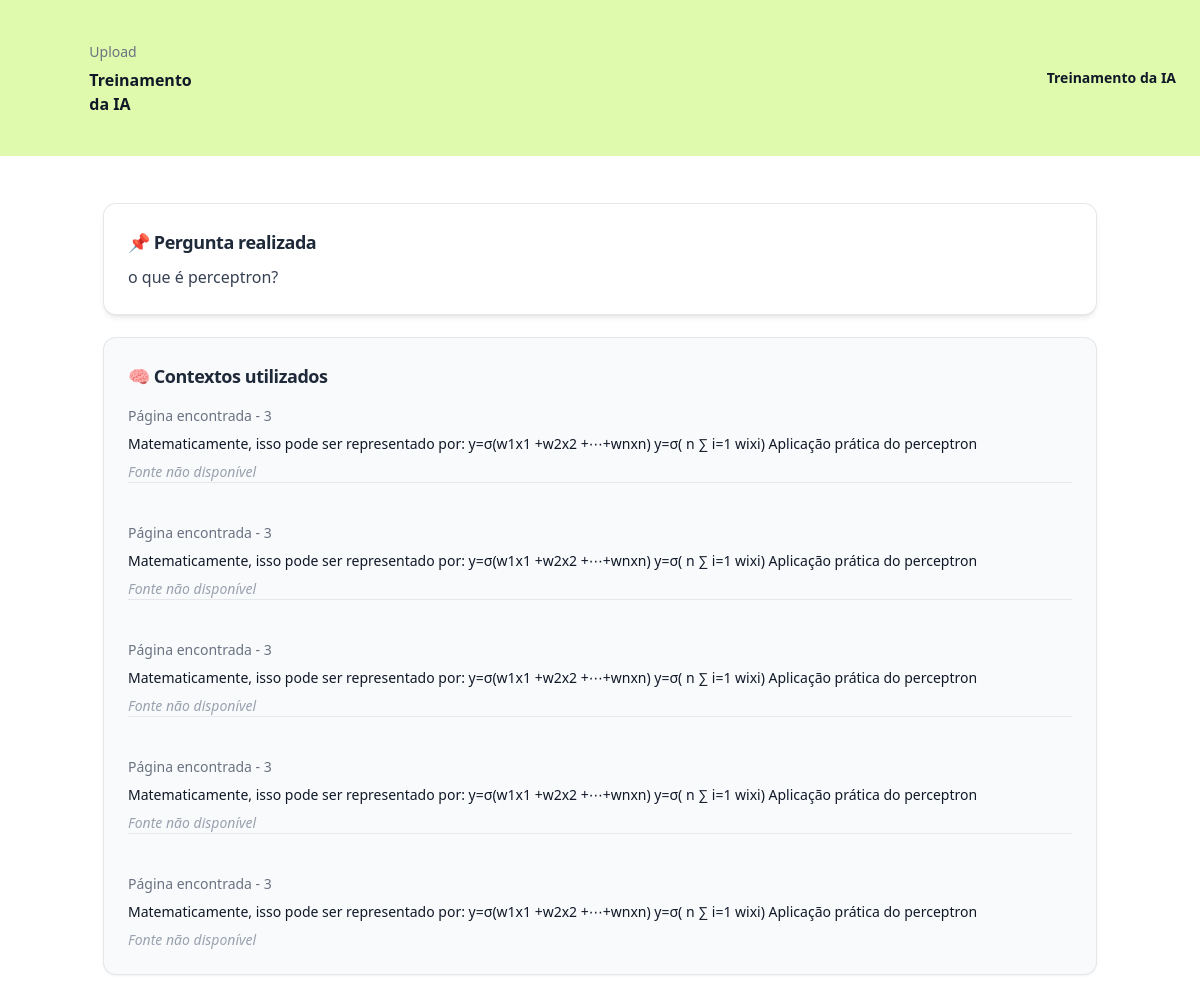
Screenshot of /oraculo/ver_fontes/7 with the database file from the repository.
### oraculo/models.py (models this page shows, shortened)
class Pergunta(models.Model):
    data_treinamento = models.ManyToManyField(DataTreinamento)
    pergunta = models.TextField()

class DataTreinamento(models.Model):
    metadata = models.JSONField(null=True, blank=True)
    texto = models.TextField()

### oraculo/views.py (the view)
# urls.py: path("ver_fontes/<int:id>", views.ver_fontes, name="ver_fontes"),
def ver_fontes(request, id):
    pergunta = Pergunta.objects.get(id=id)
    for i in pergunta.data_treinamento.all():
        print(i.metadata)
        print(i.texto)
        print("---")
    print(pergunta.pergunta)
    return render(request, "ver_fontes.html", {"pergunta": pergunta})

### oraculo/templates/ver_fontes.html (shortened to what this page needs)
{% extends "base.html" %}
{% load static %}
{% load permission_tags %}
{% block 'conteudo' %}
    <main>
        <header class="relative isolate bg-lime-200/80">
            <div class="mx-auto max-w-7xl py-10 sm:px-6">
                <div class="mx-auto flex max-w-2xl items-center justify-between gap-x-8 lg:mx-0 lg:max-w-none">
                    <div class="flex items-center gap-x-6">
                        <h1>
                            <div class="text-sm/6 text-gray-500">Upload</div>
                            <div class="mt-1 text-base font-semibold text-gray-900">Treinamento da IA</div>
                        </h1>
                    </div>
                    <div class="flex items-center gap-x-4 sm:gap-x-6">
                        <a href="{% url 'treinar_ia' %}"
                           type="button"
                           class="hidden text-sm/6 font-semibold text-gray-900 sm:block">Treinamento da IA</a>
                    </div>
                </div>
            </div>
        </header>
        <div class="px-4 md:px-0 mt-6">
           <div class="max-w-5xl mx-auto px-4 py-6 space-y-6">
                <div class="bg-white rounded-xl shadow-md ring-1 ring-gray-200 p-6">
                    <h2 class="text-lg font-semibold text-gray-800 mb-2 tracking-tight">📌 Pergunta realizada</h2>
                    <p class="text-gray-700 text-base leading-relaxed">
                        {{ pergunta.pergunta }}
                    </p>
                </div>
                <div class="bg-gray-50 rounded-xl shadow-sm ring-1 ring-gray-200 p-6">
                    <h2 class="text-lg font-semibold text-gray-800 mb-4 tracking-tight">🧠 Contextos utilizados</h2>
                    <div class="divide-y divide-gray-200 space-y-6">
                        {% for contexto in pergunta.data_treinamento.all %}
                            <div class="pt-4 first:pt-0">
                                {% if contexto.metadata.source %}
                                    <div class="mb-2 text-sm text-gray-500 font-medium flex items-center gap-2">
                                        Página encontrada - {{ contexto.metadata.page }}
                                    </div>
                                {% endif %}
                                <div class="text-gray-900 text-sm">
                                    {{ contexto.texto }}
                                </div>
                                {% if contexto.metadata.arquivo %}
                                    <div class="mt-3">
                                        <a href="{{ contexto.metadata.arquivo }}" target="_blank"
                                        class="inline-flex items-center gap-2 text-sm font-medium text-blue-600 hover:text-blue-800 transition">
                                            Acessar arquivo
                                        </a>
                                    </div>
                                {% else %}
                                    <p class="mt-2 text-sm text-gray-400 italic">Fonte não disponível</p>
                                {% endif %}
                            </div>
                        {% empty %}
                            <p class="text-gray-500 text-sm">Nenhum contexto relacionado a esta pergunta.</p>
                        {% endfor %}
                    </div>
                </div>
            </div>
        </div>
    </main>
{% endblock 'conteudo' %}

### rows the page displays
Pergunta: pergunta "o que é perceptron?"
DataTreinamento: metadata.page "3", texto "Matematicamente, isso pode ser representado por: y=σ(w1x1 +w2x2 +⋯+wnxn) y=σ( n ∑ i=1 wixi) Aplicação prática do perceptron", shows "Fonte não disponível"
DataTreinamento: metadata.page "3", texto "Matematicamente, isso pode ser representado por: y=σ(w1x1 +w2x2 +⋯+wnxn) y=σ( n ∑ i=1 wixi) Aplicação prática do perceptron", shows "Fonte não disponível"
DataTreinamento: metadata.page "3", texto "Matematicamente, isso pode ser representado por: y=σ(w1x1 +w2x2 +⋯+wnxn) y=σ( n ∑ i=1 wixi) Aplicação prática do perceptron", shows "Fonte não disponível"
DataTreinamento: metadata.page "3", texto "Matematicamente, isso pode ser representado por: y=σ(w1x1 +w2x2 +⋯+wnxn) y=σ( n ∑ i=1 wixi) Aplicação prática do perceptron", shows "Fonte não disponível"
DataTreinamento: metadata.page "3", texto "Matematicamente, isso pode ser representado por: y=σ(w1x1 +w2x2 +⋯+wnxn) y=σ( n ∑ i=1 wixi) Aplicação prática do perceptron", shows "Fonte não disponível"
